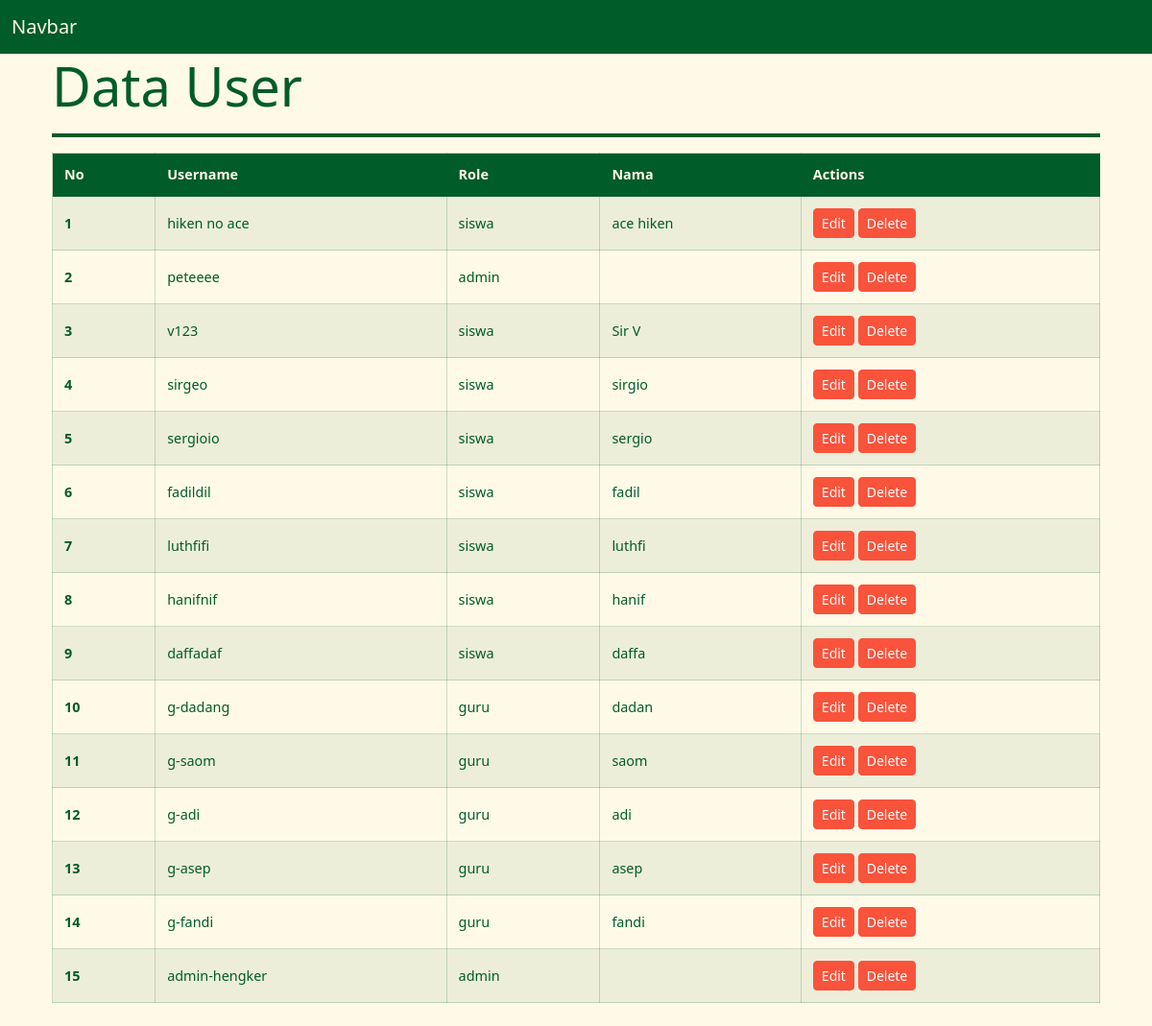
Page /tabel/tabel.php on the committed database.
### tables this page shows
CREATE TABLE `users` (
  `id` int(11) NOT NULL,
  `username` varchar(50) NOT NULL,
  `password` varchar(255) NOT NULL,
  `role` enum('admin','guru','siswa') NOT NULL,
  `created_at` timestamp NOT NULL DEFAULT current_timestamp() ON UPDATE current_timestamp()
);

### tabel/tabel.php (the view, shortened to what this page needs)
<?php
require_once __DIR__ . '/../navbar/navbar.php';
require_once __DIR__ . '/../navbar/koneksi.php';
$sql = "SELECT users.*,
        COALESCE(siswa.nama, guru.nama) AS nama
        FROM users
        LEFT JOIN siswa ON users.id = siswa.user_id
        LEFT JOIN guru ON users.id = guru.user_id
        ORDER BY users.id DESC"
        ;
$hasil = mysqli_query($koneksi, $sql);
if (mysqli_num_rows($hasil) > 0) {
    while ($row = mysqli_fetch_assoc($hasil)) {
        $data[] = $row;
    }
} else {
    echo "<tr><td colspan='5'>Tidak ada data.</td></tr>";
}
?>
<div class="container">
    <div class="container center">
        <h1 class="fw-normal display-4">Data User</h1>
        <hr class="border border-dark border-2 opacity-100">
    <div class="table-responsive">
    <table class="table">
  <thead>
    <tr>
      <th scope="col">No</th>
      <th scope="col">Username</th>
      <th scope="col">Role</th>
      <th scope="col">Nama</th>
      <th scope="col">Actions</th>
    </tr>
  </thead>
  <tbody>
    <?php
    $no = 1;
    foreach ($data as $user) {
      ?>
      <tr>
        <th scope="row"><?php echo $no++; ?></th>
        <td><?php echo $user['username']; ?></td>
        <td><?php echo $user['role']; ?></td>
        <td><?php echo $user['nama']; ?></td>
        <td>
          <a href="../edit/edit_user.php?id=<?= $user['id']; ?>&role=<?= $user['role']?> ?>"
          class="btn btn-warning btn-sm">Edit</a>
          <a href="../aksi/aksi_hapus.php?id=<?= $user['id']; ?>"
          class="btn btn-danger btn-sm" onclick="return confirm('Yakin ingin menghapus data ini?')">
          Delete</a>
        </td>
      </tr>
    <?php } ?>
  </tbody>
</table>
  </div>
<?php require_once __DIR__ . '/../navbar/footer.php'; ?>

### css/theme.css (style rules this page uses)
:root { --theme-cream: #fffae8; --theme-green: #005c28; --theme-coral: #f9533c; --bs-primary: var(--theme-green); --bs-primary-rgb: 0, 92, 40; --bs-success: var(--theme-green); --bs-success-rgb: 0, 92, 40; --bs-danger: var(--theme-coral); --bs-danger-rgb: 249, 83, 60; --bs-warning: var(--theme-coral); --bs-warning-rgb: 249, 83, 60; --bs-body-bg: var(--theme-cream); --bs-body-color: var(--theme-green); --bs-link-color: var(--theme-green); --bs-link-hover-color: var(--theme-coral); --bs-border-color: rgba(0, 92, 40, .2); }
body { background-color: var(--theme-cream); color: var(--theme-green); }
.btn-danger, .btn-warning { --bs-btn-color: #fff; --bs-btn-bg: var(--theme-coral); --bs-btn-border-color: var(--theme-coral); --bs-btn-hover-color: #fff; --bs-btn-hover-bg: #e84631; --bs-btn-hover-border-color: #e84631; --bs-btn-active-bg: #d83b28; --bs-btn-active-border-color: #d83b28; }
.table { width: 100%; margin-bottom: 1.5rem; font-size: .9rem; border: 1px solid rgba(0, 92, 40, .2); --bs-table-color: var(--theme-green); --bs-table-bg: var(--theme-cream); --bs-table-border-color: rgba(0, 92, 40, .2); --bs-table-striped-color: var(--theme-green); --bs-table-striped-bg: rgba(0, 92, 40, .07); }
.table > :not(caption) > * > * { padding: .75rem; line-height: 1.4; vertical-align: middle; border: 1px solid rgba(0, 92, 40, .2); }
.table thead th { background-color: var(--theme-green); color: var(--theme-cream); font-weight: 700; text-align: left; white-space: nowrap; }
.table tbody tr:nth-of-type(odd) > * { background-color: rgba(0, 92, 40, .07); }
.border-dark { border-color: var(--theme-green) !important; }

### rows in the picture
users: username "hiken no ace", role "siswa", nama "ace hiken"
users: username "peteeee", role "admin"
users: username "v123", role "siswa", nama "Sir V"
users: username "sirgeo", role "siswa", nama "sirgio"
users: username "sergioio", role "siswa", nama "sergio"
users: username "fadildil", role "siswa", nama "fadil"
users: username "luthfifi", role "siswa", nama "luthfi"
users: username "hanifnif", role "siswa", nama "hanif"
users: username "daffadaf", role "siswa", nama "daffa"
users: username "g-dadang", role "guru", nama "dadan"
users: username "g-saom", role "guru", nama "saom"
users: username "g-adi", role "guru", nama "adi"
users: username "g-asep", role "guru", nama "asep"
users: username "g-fandi", role "guru", nama "fandi"
users: username "admin-hengker", role "admin"
